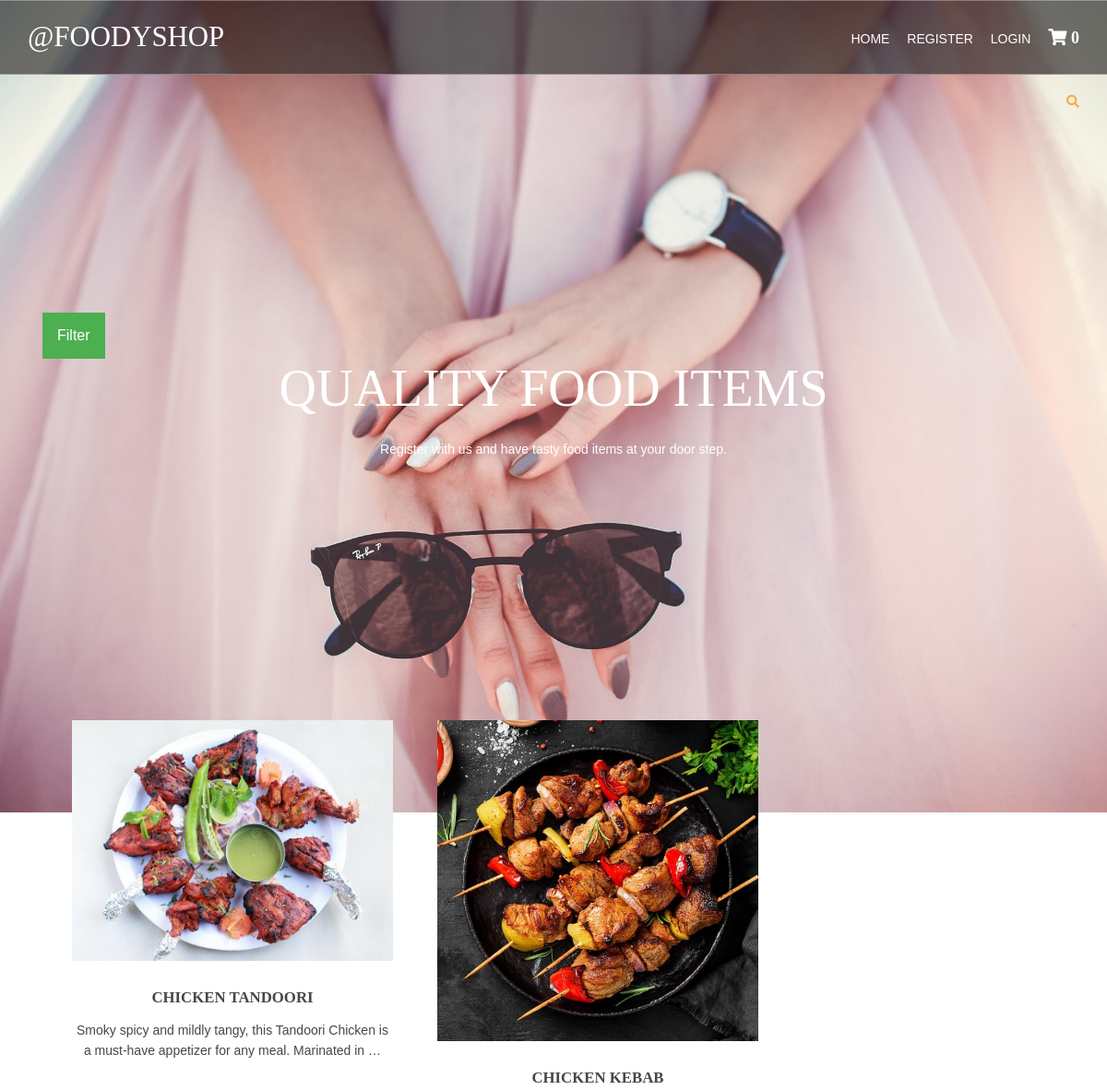
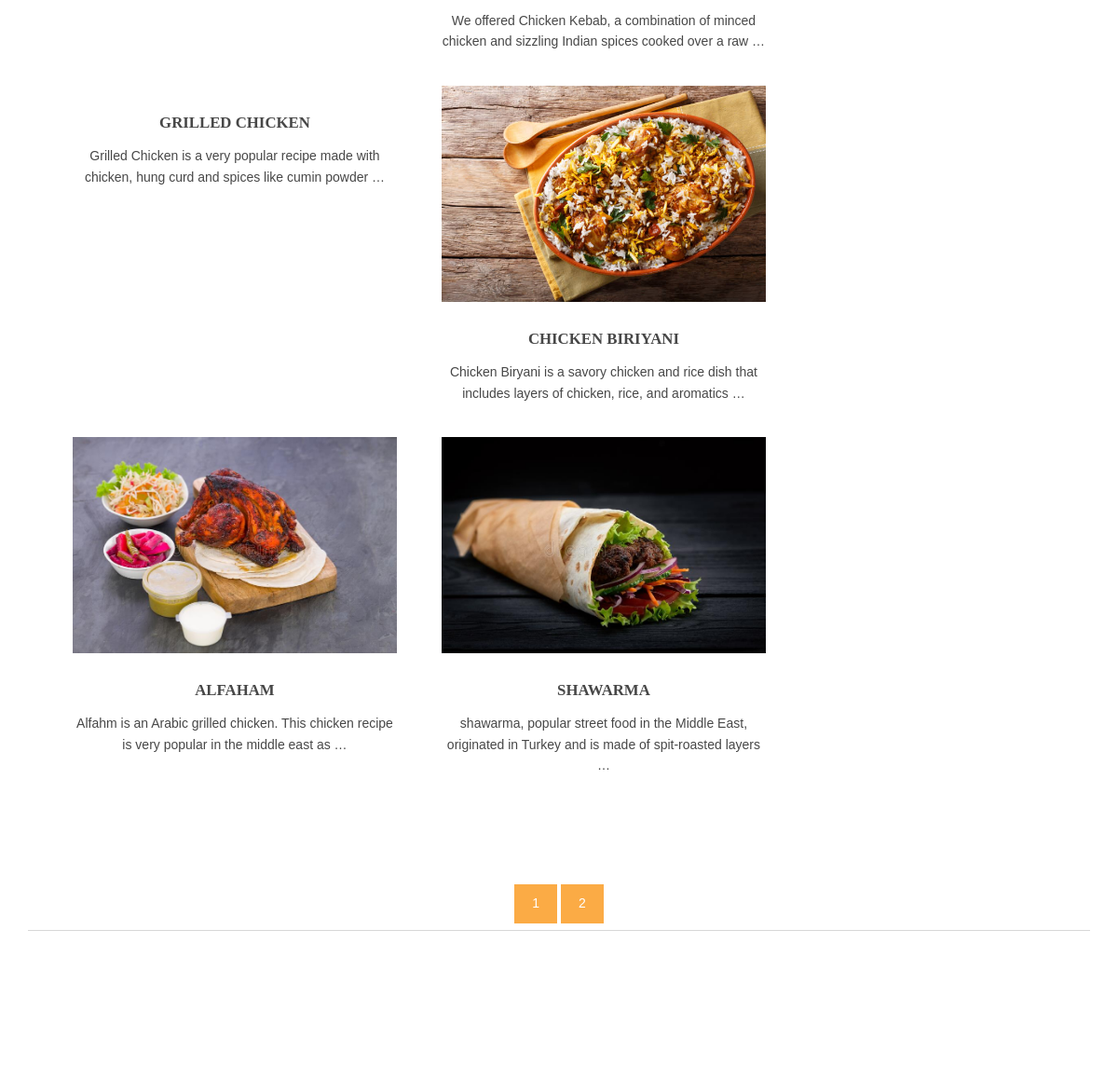
The page /chicken-items/ on the database its author committed (2 pictures, top to bottom).
### shop/models.py (models this page shows, shortened)
class products(models.Model):
    name=models.CharField(max_length=250,unique=True)
    slug=models.SlugField(max_length=250,unique=True)
    img=models.ImageField(upload_to='product')
    desc=models.TextField()
    stock=models.IntegerField()
    available=models.BooleanField()
    price=models.IntegerField()
    category=models.ForeignKey(categ,on_delete=models.CASCADE)
    def get_url(self):
        return reverse('details',args=[self.category.slug,self.slug])

### shop/views.py (the view)
# urls.py: 2. Add a URL to urlpatterns:  path('', views.home, name='home')
def home(request,c_slug=None):
    c_page=None
    prodt=None
    if c_slug!=None:
        c_page=get_object_or_404(categ,slug=c_slug)
        prodt=products.objects.filter(category=c_page,available=True)
    else:
       prodt=products.objects.all().filter(available=True)
    cat=categ.objects.all()
    paginator=Paginator(prodt,6)
    try:
       page=int(request.GET.get('page','1'))
    except:
        page=1
    try:
        pro=paginator.page(page)
    except(EmptyPage,InvalidPage):
        pro=paginator.page(paginator.num_pages)
    return render(request,'index.html',{'pr':prodt,'ct':cat,'pg':pro})

### cart/context_processor.py (called while the page is built)
def count(request):
    item_count=0;
    if 'admin' in request.path:
        return {}
    else:
        try:
            ct=cartlist.objects.filter(cart_id=c_id(request))
            cti=items.objects.all().filter(cart=ct[:1])
            for c in cti:
                item_count+=c.quant
        except cartlist.DoesNotExist:
            item_count=0
        return dict(itc=item_count)

### cart/views.py (called while the page is built)
def c_id(request):
    ct_id=request.session.session_key
    if not ct_id:
        ct_id=request.session.create()
    return ct_id

### shop/models.py (called while the page is built)
    def get_url(self):
        return reverse('prod_cat',args=[self.slug])

### templates/index.html (shortened to what this page needs)
{% extends 'base.html' %}
{% load static %}
{% block content %}
<html lang="">
<head>
<link href="{% static 'hm/layout/styles/layout.css' %}" rel="stylesheet" type="text/css" media="all">
</head>
<body id="top">
<div class="abcd" style="background-image:url({% static 'cr/img/bg-img/bg-2.jpg' %});">
   <div class="wrapper row0">
     <div id="topbar" class="hoc clear">
       <div class="fl_right">
         <ul class="nospace">
           <li id="searchform">
           </li>
         </ul>
        </div>
     </div>
   </div>
  <div id="pageintro" class="hoc clear">
  <div class="dropdown">
    <button class="dropbtn">Filter</button>
  </div>
    <article>
      <h3 class="heading">Quality food items</h3>
      <p>Register with us and have tasty food items at your door step.</p>
    </article>
  </div>
</div>
<div class="wrapper row3">
  <main class="hoc container clear">
    <section id="introblocks">
      <ul class="nospace group btmspace-80">
       {% for i in pg.object_list %}
        <li class="one_third">
          <figure><a class="imgover" href={{i.get_url}}><img src="{{i.img.url}}"alt=""></a>
            <figcaption>
              <h6 class="heading">{{i.name}}</h6>
              <p>{{i.desc|truncatewords:17}}</p>
              <br>
            </figcaption>
          </figure>
        </li>
       {% endfor %}
      </ul>
    </section>
    <center>
  {% for p in pg.paginator.page_range %}
  <a href="?page={{p}}" class="btn btn-light btn-sm{% if pg.number == p %} active {% endif %}"> {{p}} </a>
  {% endfor %}
    </center>
    <hr class="btmspace-80">
  </main>
</div>
</body>
</html>
{% endblock %}

### static/hm/layout/styles/layout.css (style rules this page uses)
#topbar { padding:20px 0; font-size:.8rem; text-transform:uppercase; }
#topbar ul li { display:inline-block; margin-right:15px; }
#topbar ul li:last-child { margin-right:0; padding-right:0; border-right:none; }
#topbar #searchform { position:relative; line-height:1; z-index:9999; }
#topbar #searchform::after { display:block; height:18px; line-height:18px; padding:0; font-family:"Font Awesome\ 5 Free"; font-weight:900; font-size:1rem; content:"\f002"; }
#topbar #searchform ::placeholder { text-transform:capitalize; }
#pageintro { padding:200px 0 300px; }
#pageintro article, #pageintro article p { display:block; max-width:75%; margin:0 auto; text-align:center; }
#pageintro article p { max-width:65%; line-height:2rem; }
#pageintro .heading { margin-bottom:20px; font-size:4rem; }
.container { padding:80px 0; }
#introblocks { display:block; position:relative; margin:-180px 0 0 0; z-index:1; text-align:center; }
#introblocks figure figcaption { display:block; padding:30px 0 0 0; text-align:center; }
#introblocks figure figcaption .heading { font-size:1.2rem; font-weight:700; margin-bottom:0; }
*, *::before, *::after { transition:all .3s ease-in-out; }
body { color:#A5A6AA; background-color:#1C1D21; }
a { color:#FBAB45; }
hr, .borderedbox { border-color:#D7D7D7; }
.btn, .btn.inverse:hover { color:#FFFFFF; background-color:#FBAB45; border-color:#FBAB45; }
.imgover, .imgover:hover::after { color:#FFFFFF; }
.row3 { color:#474747; background-color:#FFFFFF; }
#topbar #searchform { color:#FBAB45; }
#pageintro { color:#FFFFFF; }
@media screen and (min-width:1140px) { .hoc { max-width:1140px; } }

### static/hm/layout/styles/framework.css (style rules this page uses)
html { overflow-y:scroll; overflow-x:hidden; }
html, body { margin:0; padding:0; font-size:14px; line-height:1.6em; }
*, *::before, *::after { box-sizing:border-box; }
.nospace { margin:0; padding:0; list-style:none; }
.btn { display:inline-block; padding:8px 18px 10px; text-transform:uppercase; border:1px solid; }
.clear, .group { display:block; }
.clear::before, .clear::after, .group::before, .group::after { display:table; content:""; }
.clear, .clear::after, .group, .group::after { clear:both; }
a { outline:none; text-decoration:none; }
.fl_right, .imgr { float:right; }
img { width:auto; max-width:100%; height:auto; margin:0; padding:0; border:none; line-height:normal; vertical-align:middle; }
.imgover { display:inline-block; position:relative; max-width:100%; }
.imgover::before, .imgover::after { display:block; position:absolute; content:""; text-align:center; opacity:0; }
.imgover::before { top:0; right:0; bottom:0; left:0; }
.imgover::after { top:50%; left:50%; width:50px; height:50px; line-height:50px; margin:-25px 0 0 -25px; font-family:"Font Awesome\ 5 Free"; font-weight:900; content:"\f067"; font-size:28px; }
body, input, textarea, select { font-family:Verdana, Geneva, sans-serif; }
h1, h2, h3, h4, h5, h6, .heading { font-family:Georgia, "Times New Roman", Times, serif; }
label, input, textarea, select, button { display:block; resize:none; outline:none; color:inherit; font-size:inherit; font-family:inherit; vertical-align:middle; }
::placeholder { opacity:1; }
h1, h2, h3, h4, h5, h6, .heading { margin:0 0 20px 0; font-size:1.4rem; line-height:normal; font-weight:normal; text-transform:uppercase; }
hr { display:block; width:100%; height:1px; border:solid; border-width:1px 0 0 0; }
.wrapper { display:block; position:relative; width:100%; margin:0; padding:0; text-align:left; word-wrap:break-word; }
.hoc { display:block; margin:0 auto; }
address, article, aside, figcaption, figure, footer, header, main, nav, section { display:block; margin:0; padding:0; }
.one_half, .one_third, .two_third, .one_quarter, .two_quarter, .three_quarter { display:inline-block; float:left; margin:0 0 0 4.21052%; list-style:none; }
.one_third { width:30.52631%; }
.btmspace-80 { margin-bottom:80px; }

### templates/index.html (style rules this page uses)
.dropbtn { background-color: #4CAF50; color: white; padding: 16px; font-size: 16px; border: none; cursor: pointer; }
.dropdown { position: relative; display: inline-block; padding-left: 16px; }
.abcd { height:100%; background-position: center; backgrond-repeat: no-repeat; background-size: cover; }

### rows shown on the page
products: img (picture), name "CHICKEN TANDOORI", desc "Smoky spicy and mildly tangy, this Tandoori Chicken is a must-have appetizer for any meal. Marinated in …"
products: img (picture), name "CHICKEN KEBAB", desc "We offered Chicken Kebab, a combination of minced chicken and sizzling Indian spices cooked over a raw …"
products: name "GRILLED CHICKEN", desc "Grilled Chicken is a very popular recipe made with chicken, hung curd and spices like cumin powder …"
products: img (picture), name "CHICKEN BIRIYANI", desc "Chicken Biryani is a savory chicken and rice dish that includes layers of chicken, rice, and aromatics …"
products: img (picture), name "ALFAHAM", desc "Alfahm is an Arabic grilled chicken. This chicken recipe is very popular in the middle east as …"
products: img (picture), name "SHAWARMA", desc "shawarma, popular street food in the Middle East, originated in Turkey and is made of spit-roasted layers …"

### other values the page prints
{{ itc }} "0"
{{ p }} "1" "2"
